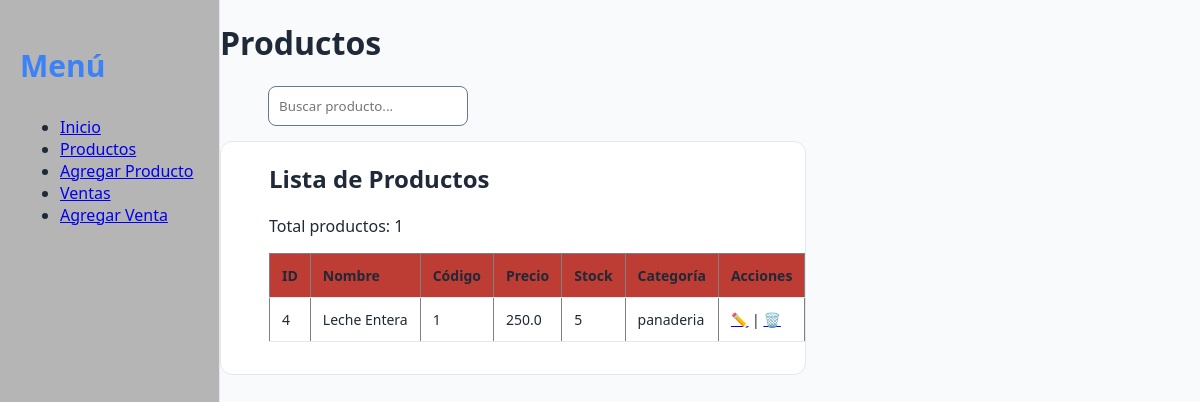
Before: /productos with the older database file.
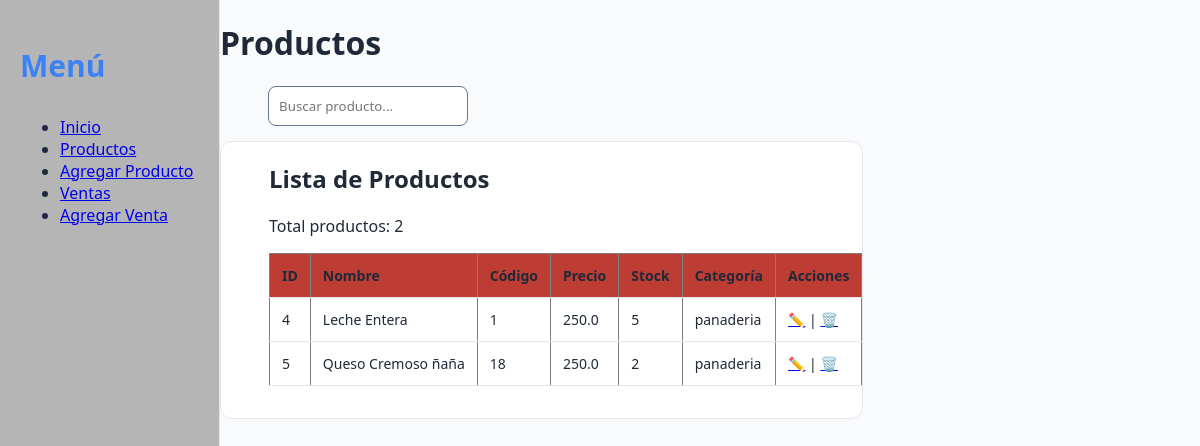
After: the same page with the newer database file.
### tables this page shows
CREATE TABLE productos (
            id INTEGER PRIMARY KEY AUTOINCREMENT,
            nombre TEXT NOT NULL,
            codigo TEXT NOT NULL,
            precio REAL NOT NULL,
            stock INTEGER NOT NULL DEFAULT 0,
            categoria TEXT NOT NULL
        );

### app.py (the view)
@app.route("/productos")
def productos():
    conn = conectar()
    producto = conn.execute("SELECT * FROM productos").fetchall()
    for p in producto:
        print(dict(p))
    conn.close()
    return render_template("productos.html", productos=producto)

### db.py (called while the page is built)
def conectar():
    conn = sqlite3.connect(DB_NAME)
    conn.row_factory = sqlite3.Row
    return conn

### templates/productos.html (shortened to what this page needs)
<!DOCTYPE html>
<html lang="en">
<head>
    <link rel="stylesheet" href="/static/style.css">
</head>
<body>
    <div class="app-container">
        <aside class="sidebar">
            <h2 class="logo">Menú</h2>
                <nav class="nav">
                    <ul>
                        <li><a href="/">Inicio</a></li>
                        <li><a href="/productos">Productos</a></li>
                        <li><a href="/agregar_productos">Agregar Producto</a></li>
                        <li><a href="/ventas">Ventas</a></li>
                        <li><a href="/agregar_venta">Agregar Venta</a></li>
                    </ul>
                </nav>
        </aside>
    <main classs="main_content">
            <h1>Productos</h1>
    <div class="filtro-container">
            <input type="text" placeholder="Buscar producto..." class="search-input">
    </div>
    <div class="table-container">
        <h2>Lista de Productos</h2>
        <p>Total productos: {{ productos|length }}</p>
        <table border="1" cellpadding="5" cellspacing="0">
            <thead>
                <tr>
                    <th>ID</th>
                    <th>Nombre</th>
                    <th>Código</th>
                    <th>Precio</th>
                    <th>Stock</th>
                    <th>Categoría</th>
                    <th>Acciones</th>
                </tr>
            </thead>
            <tbody>
                {% if productos %}
                {% for producto in productos %}
                <tr class="hover-row">
                    <td>{{ producto.id }}</td>
                    <td>{{ producto.nombre }}</td>
                    <td>{{ producto.codigo }}</td>
                    <td>{{ producto.precio }}</td>
                    <td>{{ producto.stock }}</td>
                    <td>{{ producto.categoria }}</td>
                    <td>
                        <a href="{{ url_for('editar_producto', producto_id=producto.id) }}">✏️</a>
                        |
                        <a href="{{ url_for('eliminar_producto', producto_id=producto.id) }}" onclick="return confirm('¿Estás seguro de eliminar este producto?');">🗑️</a>
                    </td>
                </tr>
                {% endfor %}
                {% else %}
                <tr>
                    <td colspan="7">No hay productos cargados</td>
                </tr>
                {% endif %}
            </tbody>
        </table>
    </div>
</main>
</body>
</html>

### static/style.css (style rules this page uses)
* { box-sizing: border-box; font-family: 'Segoe UI', sans-serif; }
body { margin: 0; background: #f8fafc; color: #1f2937; }
.app-container { display: flex; height: 100vh; }
.sidebar { width: 220px; background: rgb(182, 181, 181); border-right: 1px solid #e5e7eb; padding: 20px; }
.logo { font-size: 30px; font-weight: 700; color: #3b82f6; margin-bottom: 30px; }
.filtro-container { display: flex; gap: 10px; margin-bottom: 15px; padding-left: 3rem; }
.search-input, .select { padding: 10px; border-radius: 8px; border: 1px solid #667697; width: 200px; }
.table-container { background: white; border-radius: 12px; border: 1px solid #e5e7eb; overflow: hidden; padding-left: 3rem; padding-bottom: 2rem; }
table { width: 100%; border-collapse: collapse; }
thead { background: #bd3d34; }
th, td { padding: 12px; text-align: left; font-size: 14px; }
tr { border-bottom: 1px solid #e5e7eb; }

Changed rows visible on the page:
added productos: id "5", nombre "Queso Cremoso ñaña", codigo "18", precio "250.0", stock "2", categoria "panaderia"
Other visible differences:
{{ productos|length }}: "1" → "2"
